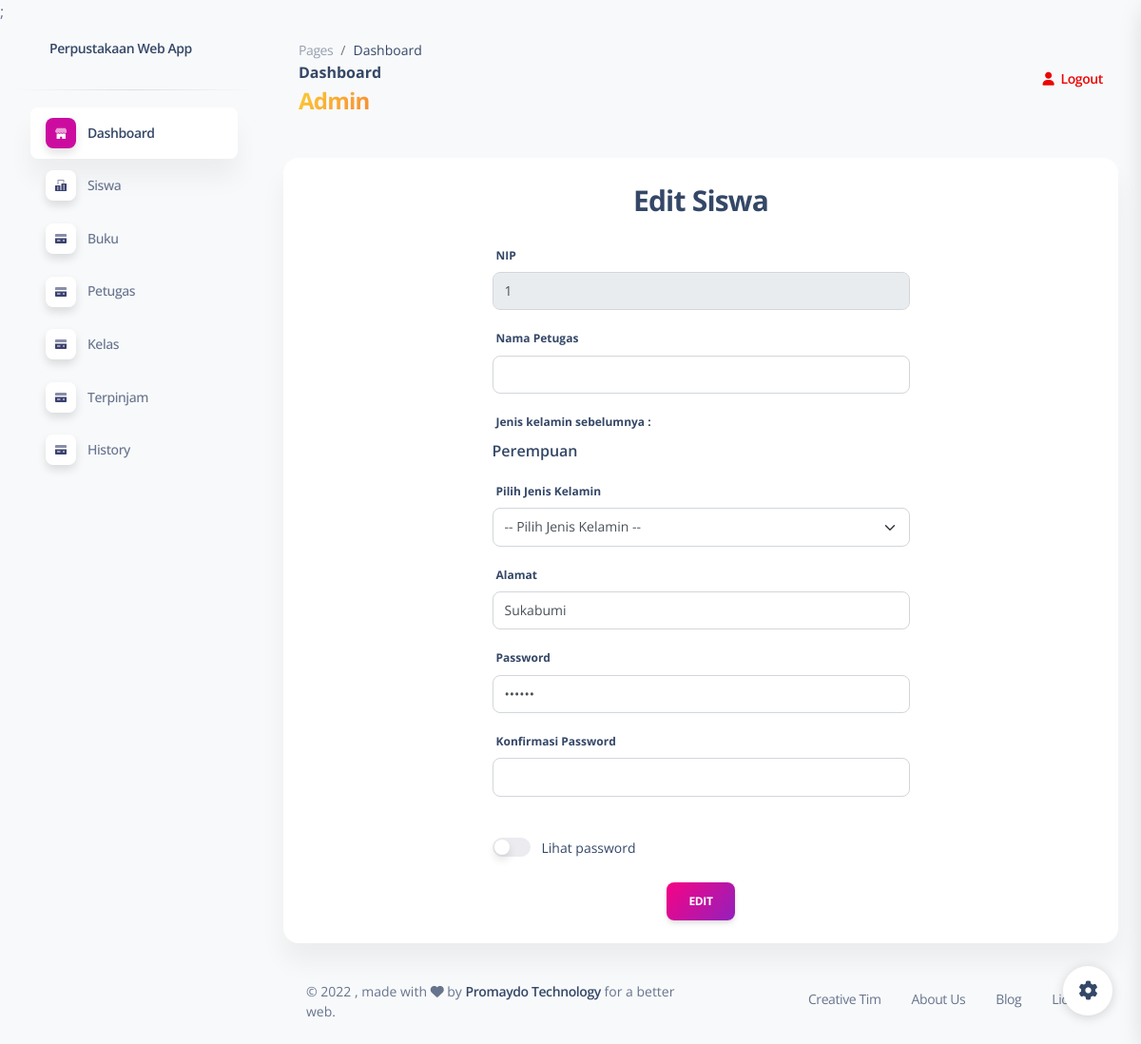
Screenshot of /admin/editpetugas.php?id=1 (signed in) with the database file from the repository.
### tables this page shows
CREATE TABLE `petugas` (
  `nip` int(11) NOT NULL,
  `nama` varchar(100) NOT NULL,
  `jenis_kelamin` enum('L','P') NOT NULL,
  `alamat` varchar(100) NOT NULL,
  `password` varchar(100) NOT NULL
);

### admin/editpetugas.php (the view, shortened to what this page needs)
<?php
include 'config.php';
?>
<!DOCTYPE html>
<html lang="en">
<head>
  <link href="../assets/css/nucleo-icons.css" rel="stylesheet" />
  <link href="../assets/css/nucleo-svg.css" rel="stylesheet" />
  <link href="../assets/css/nucleo-svg.css" rel="stylesheet" />
  <link id="pagestyle" href="../assets/css/soft-ui-dashboard.css?v=1.0.6" rel="stylesheet" />
</head>
<body class="g-sidenav-show bg-gray-100">
  <?php include '../sidemenu.php'; ?>
  <main class="main-content position-relative max-height-vh-100 h-100 border-radius-lg">
    <nav class="navbar navbar-main navbar-expand-lg px-0 mx-4 shadow-none border-radius-xl" id="navbarBlur" navbar-scroll="true">
      <div class="container-fluid py-1 px-3">
        <nav aria-label="breadcrumb">
          <ol class="breadcrumb bg-transparent mb-0 pb-0 pt-1 px-0 me-sm-6 me-5">
            <li class="breadcrumb-item text-sm"><a class="opacity-5 text-dark" href="javascript:;">Pages</a></li>
            <li class="breadcrumb-item text-sm text-dark active" aria-current="page">Dashboard</li>
          </ol>
          <h6 class="font-weight-bolder mb-0">Dashboard</h6>
              <div class="nama-petugas">
                <h4 class="font-weight-bolder text-warning text-gradient">Admin</h4>
              </div>
        </nav>
        <div class="collapse navbar-collapse mt-sm-0 mt-2 me-md-0 me-sm-4" id="navbar">
          <ul class="navbar-nav justify-content-end">
            <li class="nav-item d-flex align-items-center">
              <a href="../logout.php" class="nav-link text-danger font-weight-bold px-0">
                <i class="fa fa-user me-sm-1"></i>
                <span class="d-sm-inline d-none">Logout</span>
              </a>
            </li>
          </ul>
        </div>
      </div>
    </nav>
    <div class="container-fluid py-4">
      <div class="card mb-4">
        <div class="card-body px-0 pt-0 pb-2">
          <div class="form-wrapper">
            <div class="judul text-center my-4">
              <h3>Edit Siswa</h3>
            </div>
            <form action="" method="post" enctype="multipart/form-data">
              <?php
              $id = $_GET['id'];
              $ambil = mysqli_query($db, "select * from petugas where nip='$id'");
              while ($data = mysqli_fetch_assoc($ambil)) {
              ?>
                <div class="input-1 w-50 mx-auto">
                  <div class="mb-3">
                    <label class="form-label">NIP</label>
                    <input type="text" class="form-control" readonly name="nip" value="<?= $data['nip'] ?>">
                  </div>
                  <div class="mb-3">
                    <label class="form-label">Nama Petugas</label>
                    <input type="text" class="form-control" name="nama" value="<?= $data['nama_petugas'] ?>">
                  </div>
                  <div class="mb-3">
                    <label class="form-label">Jenis kelamin sebelumnya : </label>
                    <?php
                    if ($data['jenis_kelamin'] == "P") {
                      echo "<span><h6>Perempuan</h6></span>";
                    } else {
                      echo "<span><h6>Laki-laki</h6></span>";
                    }
                    ?>
                  </div>
                  <div class="mb-3">
                    <label class="form-label">Pilih Jenis Kelamin</label>
                    <select class="form-select" required name="jenis_kelamin">
                      <option disabled selected value="">-- Pilih Jenis Kelamin --</option>
                    </select>
                  </div>
                  <div class="mb-3">
                    <label class="form-label">Alamat</label>
                    <input type="text" class="form-control" name="alamat" value="<?= $data['alamat'] ?>">
                  </div>
                  <div class="mb-3">
                    <label for="exampleInputPassword1" class="form-label">Password</label>
                    <input type="password" name="password" required id="password" onkeyup="check()" value="<?= $data['password'] ?>" class="form-control">
                  </div>
                  <div class="mb-3">
                    <label for="exampleInputPassword1" class="form-label">Konfirmasi Password</label>
                    <input type="password" name="cpassword" required id="cpassword" onkeyup="check()" class="form-control">
                    <div>
                    </div>
                  </div>
                  <div class="form-check form-switch mb-3">
                    <input class="form-check-input" type="checkbox" id="flexSwitchCheckDefault" onclick="lihat()">
                    <label class="form-check-label" for="flexSwitchCheckDefault">Lihat password</label>
                  </div>
                </div>
                <div class="text-center">
                  <button type="submit" class="btn bg-gradient-primary" name="submit">Edit</button>
                </div>
              <?php
              }
              ?>
            </form>
          </div>
        </div>
      </div>
      <footer class="footer pt-3">
        <div class="container-fluid">
          <div class="row align-items-center justify-content-lg-between">
            <div class="col-lg-6 mb-lg-0 mb-4">
              <div class="copyright text-center text-sm text-muted text-lg-start">
                ©
                , made with <i class="fa fa-heart"></i> by
                <a href="https://www.promaydo.net" class="font-weight-bold" target="_blank">Promaydo Technology</a>
                for a better web.
              </div>
            </div>
            <div class="col-lg-6">
              <ul class="nav nav-footer justify-content-center justify-content-lg-end">
                <li class="nav-item">
                  <a href="https://www.creative-tim.com" class="nav-link text-muted" target="_blank">Creative Tim</a>
                </li>
                <li class="nav-item">
                  <a href="https://www.creative-tim.com/presentation" class="nav-link text-muted" target="_blank">About Us</a>
                </li>
                <li class="nav-item">
                  <a href="https://www.creative-tim.com/blog" class="nav-link text-muted" target="_blank">Blog</a>
                </li>
                <li class="nav-item">
                  <a href="https://www.creative-tim.com/license" class="nav-link pe-0 text-muted" target="_blank">License</a>
                </li>
              </ul>
            </div>
          </div>
        </div>
      </footer>
    </div>
  </main>
  <div class="fixed-plugin">
    <a class="fixed-plugin-button text-dark position-fixed px-3 py-2">
      <i class="fa fa-cog py-2"> </i>
    </a>
  </div>
</body>
</html>

### rows the page displays
petugas: nip "1", jenis_kelamin "Perempuan", alamat "Sukabumi"
